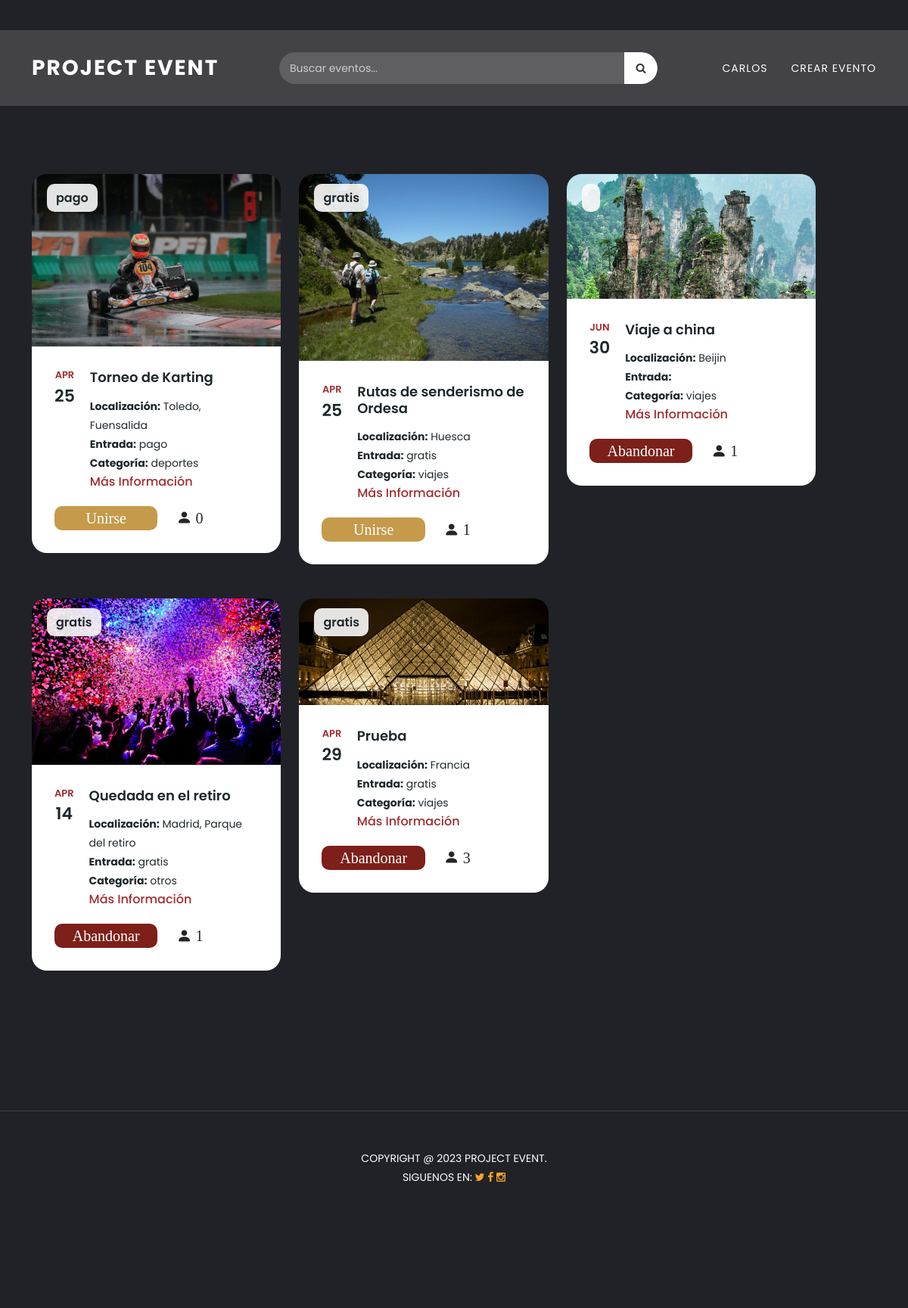
The app's page /ListaEventos.php (signed in) with its own data.
### tables this page shows
CREATE TABLE `eventos` (
  `id` int(200) NOT NULL,
  `nomevent` varchar(50) NOT NULL,
  `categoria` varchar(25) NOT NULL,
  `fecha` date NOT NULL,
  `localizacion` varchar(50) NOT NULL,
  `descripcion` varchar(255) NOT NULL,
  `imagen` varchar(200) NOT NULL,
  `usuario` varchar(25) NOT NULL,
  `correo` varchar(50) NOT NULL,
  `max_asistentes` int(10) UNSIGNED DEFAULT NULL,
  `entrada` enum('gratis','pago') NOT NULL DEFAULT 'gratis',
  `usuario_id` int(11) DEFAULT NULL
);

### FuncionesEventos.php (called while the page is built, shortened)
<?php
require ('dbEvent.php');
require ('Eventos.php');
function listarEventos($texto = null)
{
    global $conexion;
    $consulta = "SELECT eventos.*, usuarios.nombre AS creador
                 FROM eventos
                 INNER JOIN usuarios
                 ON eventos.usuario_id = usuarios.usuario_id";
    $consulta .= " ORDER BY eventos.id DESC";
    $stmt = $conexion->prepare($consulta);
    $stmt->execute();
    $resultado = $stmt->get_result();
    $eventos = [];
    while ($fila = $resultado->fetch_assoc()) {
        $eventos[] = new Evento(
            $fila["id"],
            $fila["nomevent"],
            $fila["categoria"],
            $fila["fecha"],
            $fila["localizacion"],
            $fila["entrada"],
            $fila["descripcion"],
            $fila["imagen"],
            $fila["usuario_id"],
            $fila["max_asistentes"]
        );
    }
    return $eventos;
}
function obtenerUnion($id)
{
    global $conexion;
    $stmt = $conexion->prepare("
        SELECT COUNT(*)
        FROM join_event
        WHERE id_evento = ?
        AND join_action = 'unirse'
    ");
    $stmt->bind_param("i", $id);
    $stmt->execute();
    $result = $stmt->get_result();
    $row = $result->fetch_row();
    return (int)$row[0];
}
function UsuarioUnido($evento_id, $id_user)
{
    global $conexion;
    $stmt = $conexion->prepare("
        SELECT 1
        FROM join_event
        WHERE id_evento = ?
        AND id_usuario = ?
        AND join_action = 'unirse'
        LIMIT 1
    ");
    $stmt->bind_param("ii", $evento_id, $id_user);
    $stmt->execute();
    $result = $stmt->get_result();
    return $result->num_rows > 0;
}

### Eventos.php (called while the page is built, shortened)
<?php
class Evento{
function __construct($id, $nomevent, $categoria , $fecha, $localizacion, $entrada, $descripcion, $imagen, $usuario_id, $max_asistentes){
    $this -> id = $id;
    $this -> nomevent = $nomevent;
    $this -> categoria = $categoria;
    $this -> fecha = $fecha;
    $this -> localizacion = $localizacion;
    $this -> entrada = $entrada;
    $this -> imagen = $imagen;
}
}
?>

### ListaEventos.php (the view, shortened to what this page needs)
<?php
require ('dbEvent.php');
require ('FuncionesEventos.php');
$texto = $_GET["q"] ?? null;
if (!empty($texto)) {
    $listado_db = listarEventos($texto);
} else {
    $listado_db = listarEventos();
}
?>
<?php
$id_user = $_SESSION["usuario"]["usuario_id"] ?? null;
$usuario = $_SESSION["usuario"]["nombre"] ?? null;
?>
<!DOCTYPE html>
<html lang="es">
<head>
<link href="vendor/bootstrap/css/bootstrap.min.css" rel="stylesheet">
<link rel="stylesheet" href="assets/css/fontawesome.css">
<link rel="stylesheet" href="assets/css/templatemo-edu-meeting.css">
<link rel="stylesheet" href="assets/css/owl.css">
<link rel="stylesheet" href="assets/css/lightbox.css">
<link rel="stylesheet" href="assets/css/EstilosPaginaEventos.css">
<link href="https://cdn.jsdelivr.net/npm/bootstrap-icons@1.11.3/font/bootstrap-icons.css" rel="stylesheet">
</head>
<body>
<header class="header-area header-sticky">
  <div class="container">
    <div class="row">
      <div class="col-12">
        <nav class="main-nav">
          <a href="index.php" class="logo">Project Event</a>
          <div class="search-container">
            <form action="ListaEventos.php" method="GET" class="search-form">
              <input type="text" name="q" placeholder="Buscar eventos..." class="search-input">
              <button type="submit" class="search-button">
                <i class="fa fa-search"></i>
              </button>
            </form>
          </div>
          <ul class="event-nav">
            <li class="event-user">
              <?php if (!$usuario): ?>
                <a href="Login.php" class="event-login-btn">Iniciar sesión</a>
              <?php else: ?>
                <button type="button" class="event-user-trigger">
                  <?= htmlspecialchars($usuario) ?>
                </button>
              <?php endif; ?>
            </li>
            <li>
              <a href="verificarSesion.php">Crear Evento</a>
            </li>
          </ul>
        </nav>
      </div>
    </div>
  </div>
</header>
<section class="upcoming-meetings" id="meetings">
  <div class="container">
    <div class="row">
      <?php foreach ($listado_db as $evento): ?>
        <div class="col-lg-4 templatemo-item-col all <?php echo $evento->categoria; ?>">
          <div class="meeting-item">
            <div class="thumb">
              <div class="price">
                <span><?php echo $evento->entrada; ?></span>
              </div>
              <img src="<?php echo $evento->imagen; ?>" alt="">
            </div>
            <div class="down-content">
              <?php $fecha = new DateTime($evento->fecha); ?>
              <div class="meeting-content">
                <div class="date">
                  <h6><?php echo $fecha->format('M'); ?>
                    <span><?php echo $fecha->format('d'); ?></span>
                  </h6>
                </div>
                <div class="info">
                  <h4><?= htmlspecialchars($evento->nomevent) ?></h4>
                  <p><strong>Localización:</strong> <?= htmlspecialchars($evento->localizacion) ?></p>
                  <p><strong>Entrada:</strong> <?= htmlspecialchars($evento->entrada) ?></p>
                  <p><strong>Categoría:</strong> <?= htmlspecialchars($evento->categoria) ?></p>
                  <a href="meeting-details.php?id=<?= $evento->id ?>" class="btn-link-anim">Más Información</a>
                </div>
              </div>
              <div class="cajaEventoUnirse">
                <?php if (UsuarioUnido($evento->id, $id_user)): ?>
                  <button class="btnU abandonando" data-id="<?= $evento->id ?>">
                    Abandonar
                  </button>
                <?php else: ?>
                  <button class="btnU uniendose" data-id="<?= $evento->id ?>">
                    Unirse
                  </button>
                <?php endif; ?>
                <span class="unirse">
                  <i class="bi bi-person-fill"></i>
                  <?php echo obtenerUnion($evento->id); ?>
                </span>
              </div>
            </div>
          </div>
        </div>
      <?php endforeach; ?>
    </div>
  </div>
  <div class="footer">
      <p>Copyright @ 2023 Project Event.
          <br>Siguenos en:
          <a href="https://twitter.com" target="_parent" title="free css templates"><i class="fa fa-twitter"></i></a>
          <a href="https://fb.com" target="_parent" title="free css templates"><i class="fa fa-facebook"></i></a>
          <a href="https://instagram.com" target="_parent" title="free css templates"><i class="fa fa-instagram"></i></a>
      </p>
  </div>
</section>
</body>
</html>

### assets/css/EstilosPaginaEventos.css (style rules this page uses)
.cajaEventoUnirse { margin-left: auto; display: flex; align-items: center; gap: 10px; margin-top: 20px; }
.uniendose { width: 150px; height: auto; font-size: 20px; font-family: 'calibrí'; border-radius: 10px; border:none; background-color: #c59a4b; color: #fff; cursor:pointer; align-items: bottom; }
.abandonando { width: 150px; height: auto; font-size: 20px; font-family: 'calibrí'; border-radius: 10px; border:none; background-color: #7c2019; color: #fff; cursor:pointer; align-items: bottom; }
.unirse { width: 50%; height: auto; font-size: 20px; font-family: 'calibrí'; border:none; color: #252525; cursor:pointer; align-items: bottom; padding-left: 15px; }

### records on screen
eventos: entrada "pago", imagen (picture), fecha "APR", fecha "25", nomevent "Torneo de Karting", localizacion "Toledo, Fuensalida", categoria "deportes", id "0"
eventos: entrada "gratis", imagen (picture), fecha "APR", fecha "25", nomevent "Rutas de senderismo de Ordesa", localizacion "Huesca", categoria "viajes", id "1"
eventos: imagen (picture), fecha "JUN", fecha "30", nomevent "Viaje a china", localizacion "Beijin", categoria "viajes", id "1"
eventos: entrada "gratis", imagen (picture), fecha "APR", fecha "14", nomevent "Quedada en el retiro", localizacion "Madrid, Parque del retiro", categoria "otros", id "1"
eventos: entrada "gratis", imagen (picture), fecha "APR", fecha "29", nomevent "Prueba", localizacion "Francia", categoria "viajes", id "3"

### other values on screen
$usuario "CARLOS"
